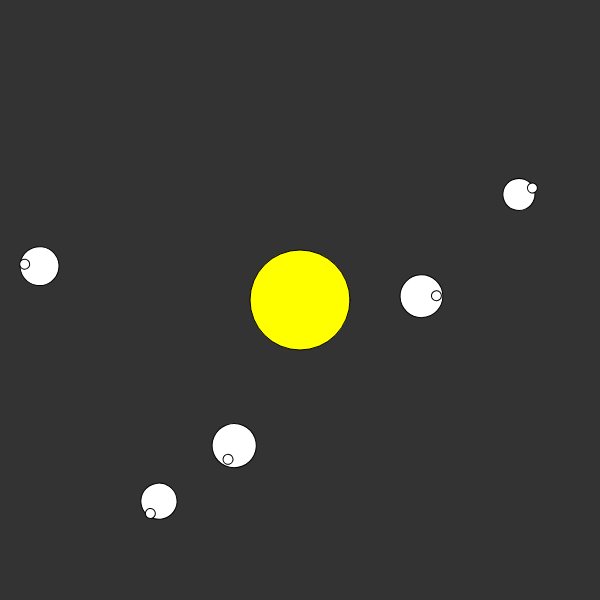
Frame 1 (no input)
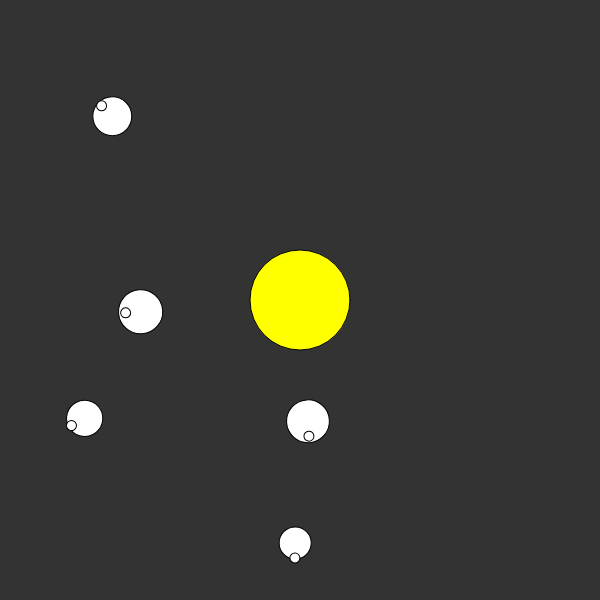
Frame 60 (no input)
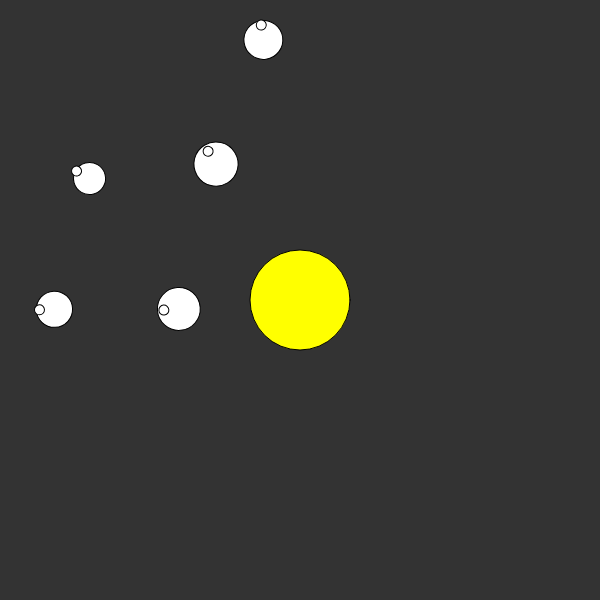
Frame 120 (the mouse pressed at the canvas centre since frame 60)

The p5.js sketch that drew these frames (run headless with seeded random() and noise() and a simulated clock; from frame 60 on, the mouse is pressed at the canvas centre):

// p5.js sketch
// ── sketch.js
var sun = new Star(0,0, 100);
var planets = new Array(5);
var direction = 1; // 1 = clock or -1 = outerclock
let orbitSpeed = 0.004;

function setup() {
  //Create canvas
  createCanvas(600, 600);
  
  //Change the background color of canvas
  background(51);
  
  //Change the cordenates to the center of canvas
  translate(width /2, height/2);
  
  //Set the frame rate to 5 cicles per second.
  frameRate(60);
  
  // Show Sun.
  sun.show();
  
  for (var i = 0; i < planets.length; i++) {
    var distance = random(110, 300);
    var radius = random(30, 60);
    var orbitSpeed = random(0.001, 0.01);
    var angle = radians(random(0.0, 360.0));
    
    planets[i] = new Planet(distance, angle, radius, orbitSpeed);
  }
  
  for (var i = 0; i < planets.length; i++) {
    planets[i].show();
  }
}

function draw() {
  //Clean the canvas put in the background color again
  background(51);
  
  //Change the cordenates to the center of canvas again
  translate(width /2, height/2);
  
  // Show Sun again
  sun.show();
  
  // rotate the planets
  for (var i = 0; i < planets.length; i++) {
    rotate(0);
    
    planets[i].angle += planets[i].orbitSpeed;
    rotate(planets[i].angle);
    
    planets[i].show();
  }
  //console.log("test")
  //noLoop();
}
// ── Planet.js
class Planet {
  constructor(distance, angle, radius, orbitSpeed) {
    this.distance = distance;
    this.radius = radius;
    this.angle = angle;
    this.orbitSpeed = orbitSpeed;
    this.rotationSpeed = 0.01;
  }

  show(){
    fill(255,255,255);
    //sphere(40, 150,150);
    ellipse(this.distance, 0, this.radius);
    ellipse(this.distance+15, 0, 10);
  }
}
// ── Star.js
class Star {
  constructor(x, y, r) {
    this.x = x;
    this.y = y;
    this.r = r;
  }
  
  show(){
    fill(255,255,0);
    ellipse(this.x, this.y, this.r);
  }
}
